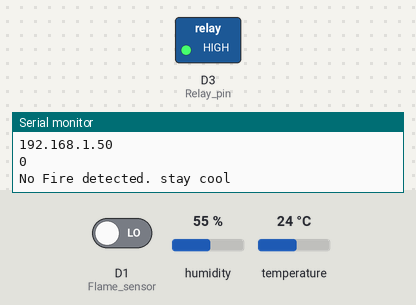
The sketch below on a simulated ESP8266 (NodeMCU). On the bench: switched loads named in the sketch (green lamp = pin HIGH), the last lines printed to the serial monitor. The inputs (shaded band) are chosen by the test bench; at power-on: D1 (Flame_sensor) LOW, humidity 55 %, temperature 24 °C. WiFi joins after 1.5 s; servers stay silent unless stated.

Above: at 2.8 s.
2.9 s: D1 (Flame_sensor) driven HIGH
At 12.7 s:
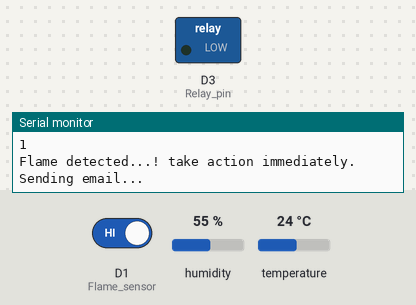
13.3 s: D1 (Flame_sensor) driven LOW
At 23.6 s:
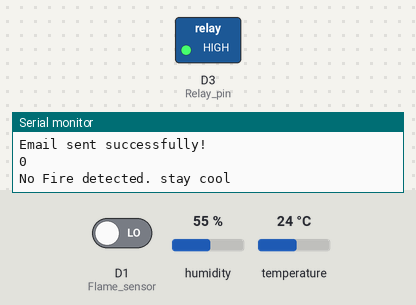
Timing chart, 0 to 25.1 s (numbered marks = the images above; inputs shaded):
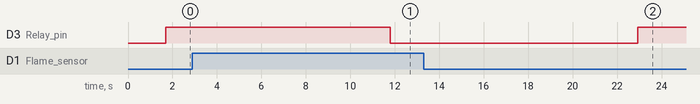

Measured:
- after the input at 2.9 s, D3 (Relay_pin): HIGH → LOW after 8.9 s
- after the input at 13.3 s, D3 (Relay_pin): LOW → HIGH after 9.6 s

The sketch:

smtp.ino
```cpp
#include <ESP8266WiFi.h>
#include <ESP_Mail_Client.h>
#include <DHT.h>

#define WIFI_SSID "NFC1234"
#define WIFI_PASSWORD "B21EC009"
#define SMTP_server "smtp.gmail.com"
#define SMTP_Port 465
#define sender_email "fproject383@gmail.com"
#define sender_password "jopslclsfqpfpcfm"
#define Recipient_email "b21ec009@kitsw.ac.in"
#define Recipient_name ""
#define DHT_PIN D2
#define D1 5
#define D2 4
#define D3 0

// Define D1 explicitly as pin 5
#define D1 5

// Digital pin connected to the relay
#define Relay_pin D3
#define WaterPump_pin Relay_pin


int Flame_sensor = D1;
int Flame_detected;

DHT dht(DHT_PIN, DHT11);

SMTPSession smtp;

void setup() {
  Serial.begin(115200);
  Serial.println();
    delay(100);

  pinMode(Relay_pin, OUTPUT);
  digitalWrite(Relay_pin, LOW); // Ensure relay is initially off
  Serial.print("Connecting to Wi-Fi...");
  WiFi.begin(WIFI_SSID, WIFI_PASSWORD);
  while (WiFi.status() != WL_CONNECTED) {
    Serial.print(".");
    delay(500);
  }
  Serial.println("");
  Serial.println("WiFi connected.");
  Serial.println("IP address: ");
  Serial.println(WiFi.localIP());
  Serial.println();

  smtp.debug(1);
  dht.begin();
}

void loop() {
  // Example variable
  String str = "Fire Detection";
  // Example HTML content with the variable included
  String htmlContent = "<div style=\"color:#000000;\"><h1>" + str + "</h1><p>Detection of Fire </p></div>";

  Flame_detected = digitalRead(Flame_sensor);
  Serial.println(Flame_detected);
  delay(100);
  if (Flame_detected == 1) {
    Serial.println("Flame detected...! take action immediately.");
    digitalWrite(WaterPump_pin, LOW);
    // Read temperature
    float temperature = dht.readTemperature();
    // Modify HTML content to include temperature
    htmlContent += "<p>Temperature: " + String(temperature) + " °C</p>";
    // Call the function to send the email with the updated HTML content
    sendEmail(htmlContent);
  }
  else
  {
    Serial.println("No Fire detected. stay cool");
    digitalWrite(WaterPump_pin, HIGH);
  }

  // Add a delay or other logic as needed
  delay(10000);


  // Delay for 1 minute (adjust as needed)
}

void sendEmail(String htmlMsg) {
  Serial.println("Sending email...");

  // Create session
  ESP_Mail_Session session;
  session.server.host_name = SMTP_server;
  session.server.port = SMTP_Port;
  session.login.email = sender_email;
  session.login.password = sender_password;
  session.login.user_domain = "";

  // Create message
  SMTP_Message message;
  message.sender.name = "ESP8266";
  message.sender.email = sender_email;
  message.subject = "Detection of Flame";
  message.addRecipient(Recipient_name, Recipient_email);

  // Send HTML message
  message.html.content = htmlMsg.c_str();
  message.text.charSet = "us-ascii";
  message.html.transfer_encoding = Content_Transfer_Encoding::enc_7bit;

  // Connect and send email
  if (!smtp.connect(&session)) {
    Serial.println("Error connecting to SMTP server");
    return;
  }

  if (!MailClient.sendMail(&smtp, &message)) {
    Serial.println("Error sending Email, " + smtp.errorReason());
  } else {
    Serial.println("Email sent successfully!");
  }
}
```
